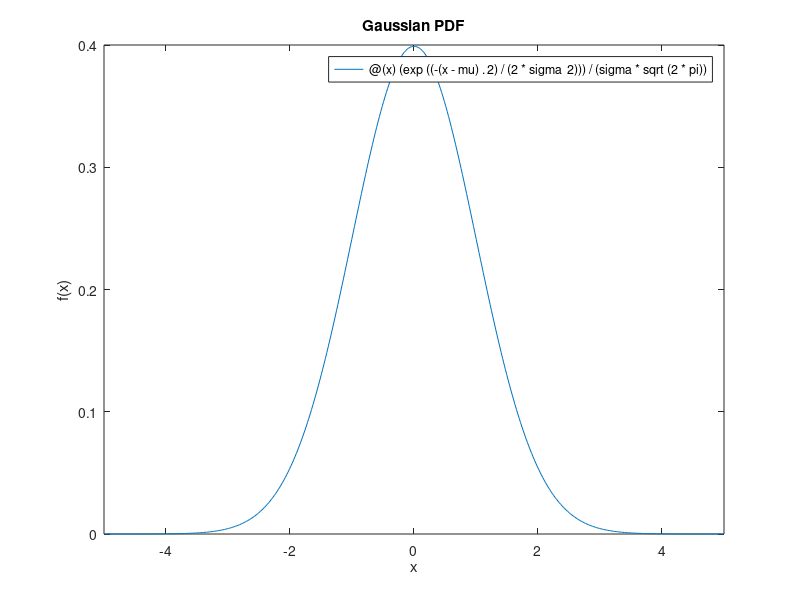

MATLAB code to generate this figure:
close all
clear all

mu=0;
sigma=1;
x=-5:0.01:5;



f =@(x) (exp((-(x-mu).^2)/(2*sigma^2)))/(sigma*sqrt(2*pi));

fplot(f)
xlabel('x')
ylabel('f(x)')
title("Gaussian PDF")